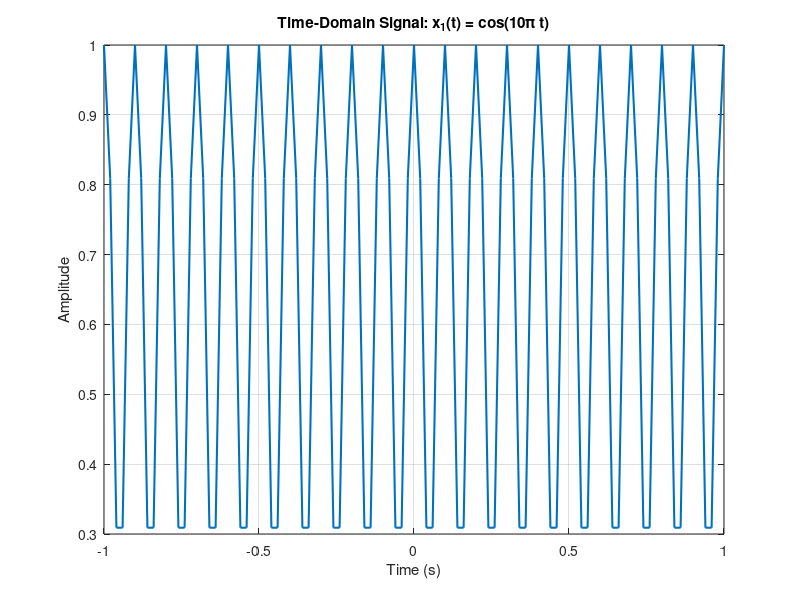
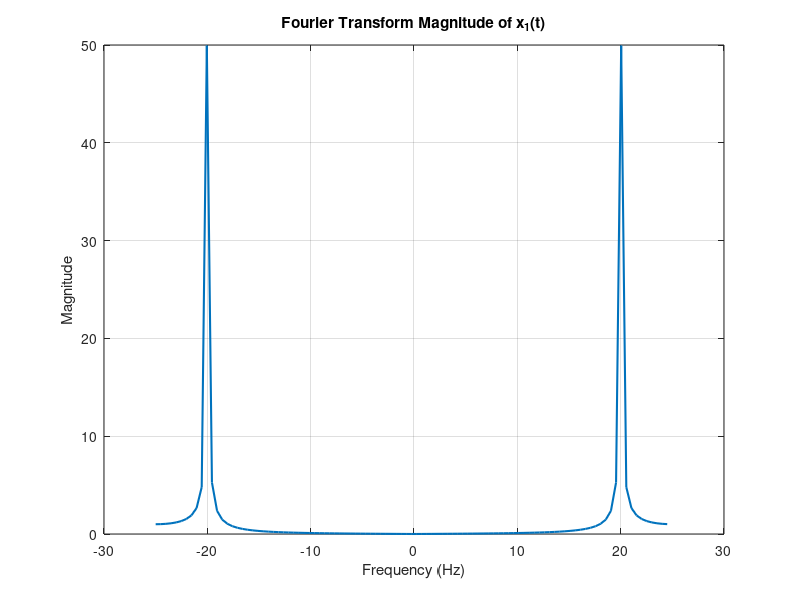

Write MATLAB code to recreate these figures, in order.

fs = 50;               
t_start = -1;         
t_end = 1;           
f = 5;                 


ts = 1 / fs;           
t = t_start:ts:t_end;  


x1 = cos(10 * pi * t);

figure;
plot(t,abs(x1) , 'LineWidth', 1.5);
xlabel('Time (s)');
ylabel('Amplitude');
title('Time-Domain Signal: x_1(t) = cos(10\pi t)');
grid on;


N = length(x1);              
X1 = fft(x1);               
f_axis = (-N/2:N/2-1) * (fs/N);
X1_magnitude = (abs(X1));


figure;
plot(f_axis, X1_magnitude, 'LineWidth', 1.5);
xlabel('Frequency (Hz)');
ylabel('Magnitude');
title('Fourier Transform Magnitude of x_1(t)');
grid on;
